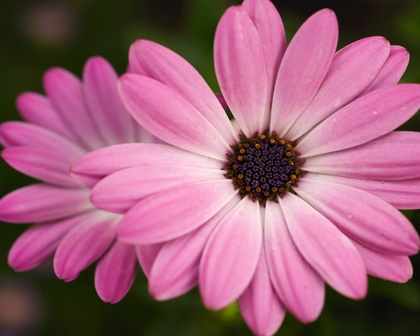
%> input picture Local Feature/pinkflower.jpg, 420 x 336 px, shrunk from 1280 x 1024 before the run
$ octave Harris_Cornerness_Score_Computation.m   (GNU Octave 9; MATLAB toolbox functions it lacks are replaced by stand-ins)
%> lines starting %> are read from the running program, lines starting %| are printed output that depends on the picture
close all;
clear all;

% http://www.mathworks.com/help/images/ref/fspecial.html?searchHighlight=fspecial
% read file
[FileName,PathName,~] = uigetfile('*.jpg');
%> the answer given: pinkflower.jpg
I = imread([PathName FileName]);
%> I is the input picture: size 336x420x3 uint8; mean R, G, B 156.3, 96.3, 118.7
I = rgb2gray(I);
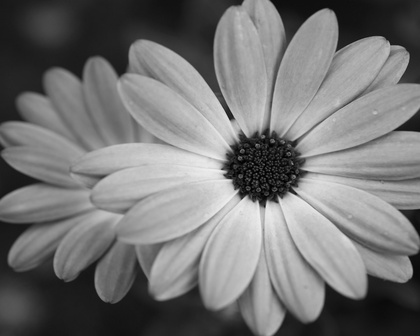
%> I: size 336x420 uint8; min 1, max 238, mean 116.8
figure,imagesc(I),axis image;
%> after `axis image`:
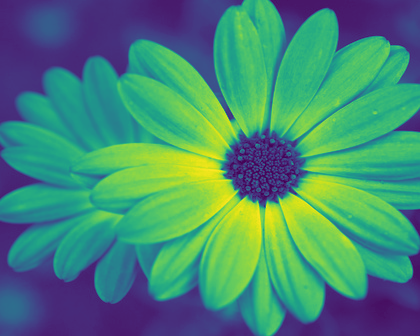
%> displayed picture: size 336x420x3, on the screen's scale of 0 to 255; mean R, G, B 70.6, 136.5, 116.3
a = 1
b = 1
while(a < 10)
%> (the run ends here)
